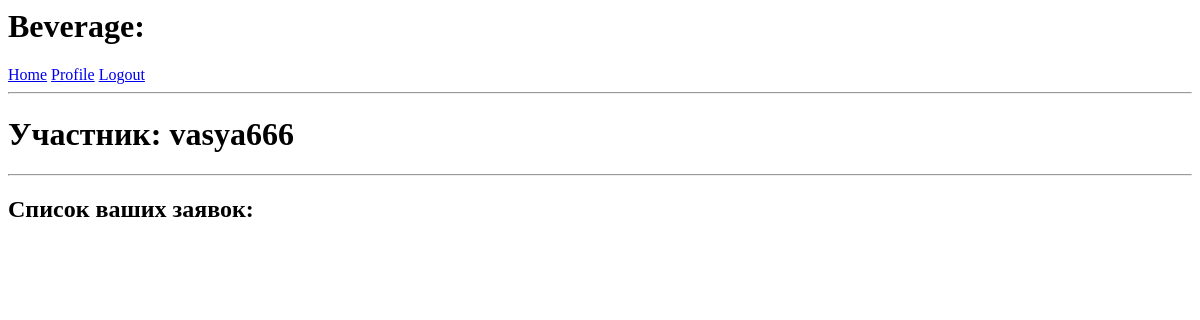
/profile/vasya666 (signed in), run on an earlier commit of the app's database.
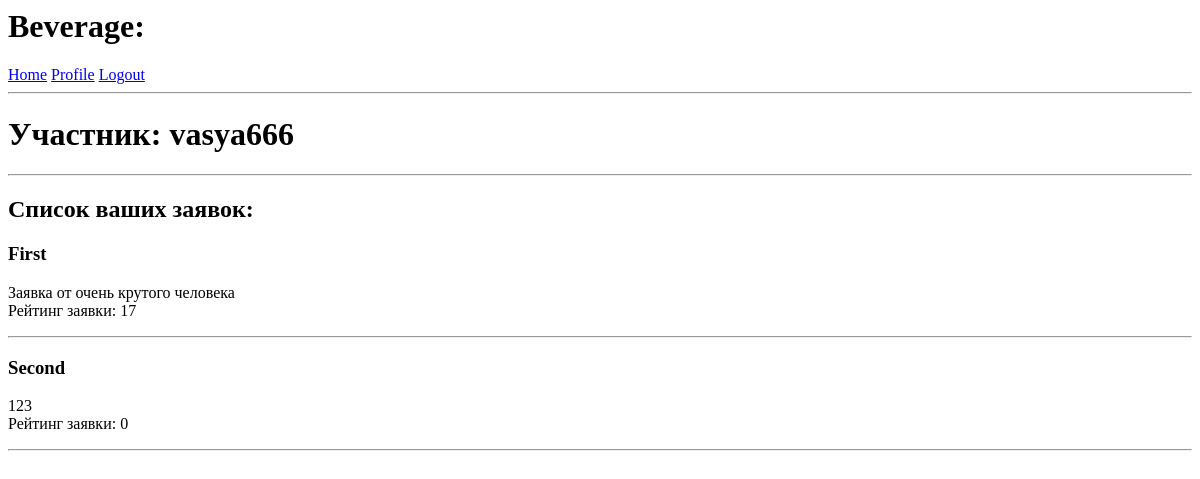
And on a later commit of the database.
### app/models.py (models this page shows, shortened)
class Application(db.Model):
    id = db.Column(db.Integer, primary_key=True)
    description = db.Column(db.String(256)) # Описание соревнования
    rating = db.Column(db.Integer, default = 0) # Выставленные баллы за заявку
    participant_id = db.Column(db.Integer, db.ForeignKey('participant.id'))
    competition_id = db.Column(db.Integer, db.ForeignKey('competition.id'))

class Competition(db.Model):
    id = db.Column(db.Integer, primary_key=True)
    name = db.Column(db.String(64), index=True) # Имя
    description = db.Column(db.String(256)) # Описание соревнования
    city = db.Column(db.String(64),index=True) # Город
    applications = db.relationship('Application', backref='competition', lazy='dynamic')
    start_date = db.Column(db.DateTime, index = True)
    end_date = db.Column(db.DateTime, index = True)

### app/routes.py (the view)
@app.route('/profile/<username>')
@login_required
def profile(username):
    user = Participant.query.filter_by(username=username).first_or_404()
    applications = Application.query.filter_by(participant_id=user.id)
    return render_template('profile.html', user=user, applications = applications)

### app/models.py (called while the page is built)
@login.user_loader
def load_user(id):
    return Participant.query.get(int(id))

### app/templates/profile.html
{% extends "base.html" %}
{% block content %}
    <h1>Участник: {{ user.username }}</h1>
    <hr>
    <h2>Список ваших заявок:</h2>
    {% for application in applications %}
    <div>
            <p>
                <h3>{{ application.competition.name }}</h3>
                {{ application.description }} <br>
                Рейтинг заявки: {{application.rating}}
            </p>
            <hr>
    </div>
    {% endfor %}
{% endblock %}

What changed in the data, as far as the page shows it:
added Application: competition.name "First", description "Заявка от очень крутого человека", rating "17"
added Application: competition.name "Second", description "123", rating "0"
